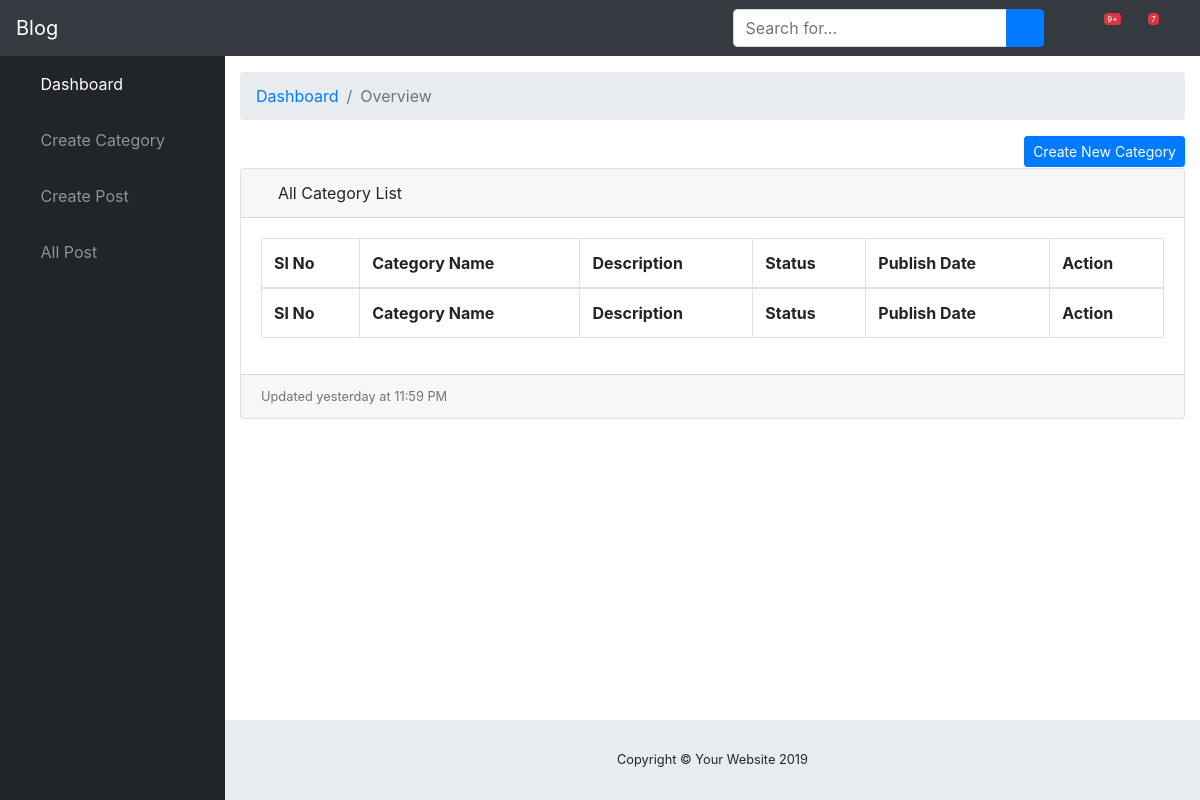
Page /dashboard/category (signed in) on the earlier database version.
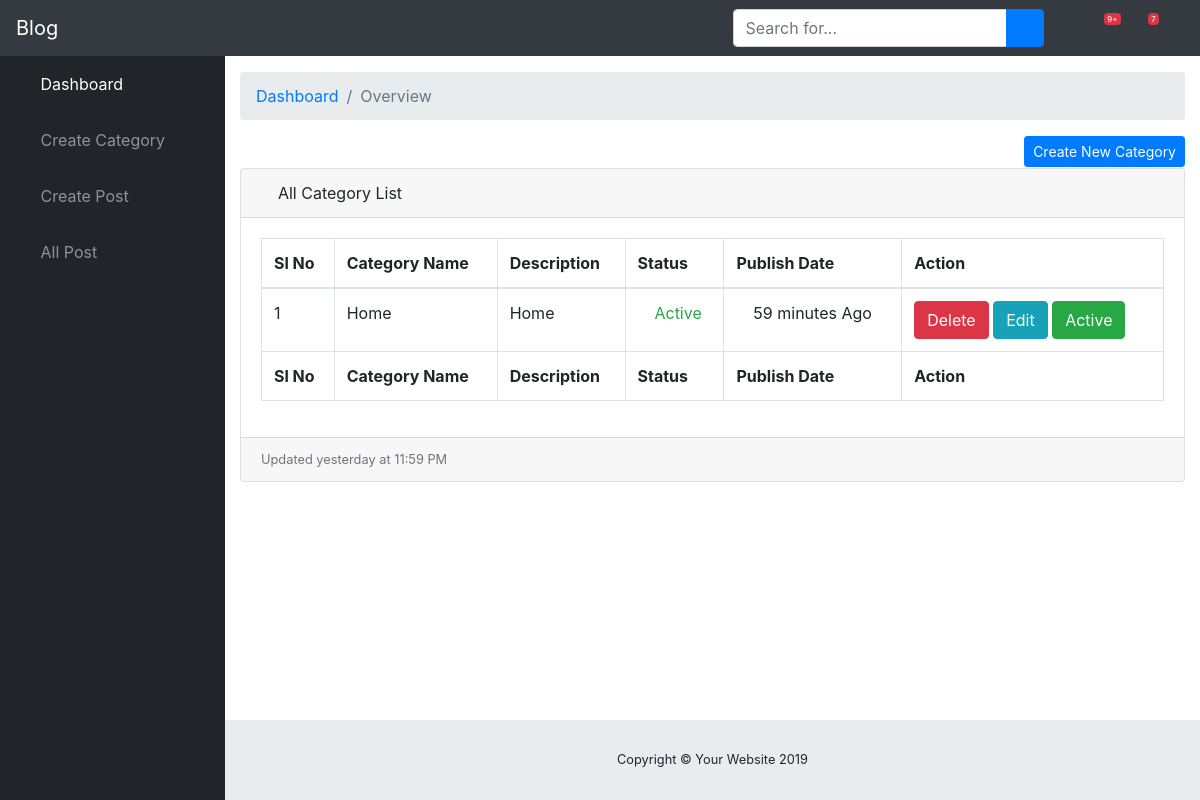
Same page on the later database version.
### dashboard/models.py (models this page shows, shortened)
class Category(models.Model):
    category_name = models.CharField(max_length=50, unique=True)
    category_description = models.TextField()
    category_status = models.CharField(max_length=20)
    created_at = models.DateTimeField(auto_now_add=True)
    updated_at = models.DateTimeField(auto_now=True)

### dashboard/views.py (the view)
# urls.py: path('category', views.category, name="category"),
@login_required
def category(request):
    if request.method == 'POST':
        category_name=request.POST.get('category_name',None)
        category_description=request.POST.get('category_description',None)
        category_status=request.POST.get('category_status',None)
        Category.objects.create(category_name=category_name,category_description=category_description,category_status=category_status)
        return HttpResponseRedirect(reverse('category'))
    else:
        category_data=Category.objects.all()
        context={
            'category_data':category_data
        }
        return render(request, 'dashboard/create_category.html',context)

### dashboard/templates/dashboard/create_category.html (shortened to what this page needs)
{% extends 'dashboard/base.html' %}
{% load humanize %}
{% block content %}
<ol class="breadcrumb">
          <li class="breadcrumb-item">
            <a href="#">Dashboard</a>
          </li>
          <li class="breadcrumb-item active">Overview</li>
        </ol>
<button type="button" class="btn btn-primary btn-sm float-right" data-toggle="modal" data-target="#exampleModal">
  Create New Category
</button>
<div class="card mb-3 mt-5">
          <div class="card-header">
            <i class="fas fa-table"></i>
            All Category List</div>
          <div class="card-body">
            <div class="table-responsive">
              <table class="table table-bordered" id="dataTable" width="100%" cellspacing="0">
                <thead>
                  <tr>
                    <th>Sl No</th>
                    <th>Category Name</th>
                    <th>Description</th>
                    <th>Status</th>
                    <th>Publish Date</th>
                    <th>Action</th>
                  </tr>
                </thead>
                <tfoot>
                  <tr>
                    <th>Sl No</th>
                    <th>Category Name</th>
                    <th>Description</th>
                    <th>Status</th>
                    <th>Publish Date</th>
                    <th>Action</th>
                  </tr>
                </tfoot>
                <tbody>
                {% for category_data_value in category_data %}
                  <tr>
                    <td>{{forloop.counter}}</td>
                    <td>{{category_data_value.category_name}}</td>
                    <td>{{category_data_value.category_description | slice:":25"}}</td>
                    <td>
                     {% if category_data_value.category_status == 'Active' %}
                        <span class="text-success"><i class="fa fa-check-circle"></i>&nbsp;{{ category_data_value.category_status }}</span>
                     {% else %}
                        <span  class="text-danger"><i class="fa fa-times-circle"></i>&nbsp;{{ category_data_value.category_status }}</span>
                     {% endif %}
                    </td>
                    <td> <i class="fa fa-clock"></i>&nbsp;{{ category_data_value.updated_at| timesince }} Ago </td>
                    <td>
                        <button class="btn btn-danger">Delete</button>
                        <button class="btn btn-info">Edit</button>
                        <button class="btn btn-success">Active</button>
                    </td>
                  </tr>
                  {% endfor %}
                </tbody>
              </table>
            </div>
          </div>
          <div class="card-footer small text-muted">Updated yesterday at 11:59 PM</div>
        </div>
      </div>
{% endblock content%}

Differences in the rows shown:
added Category: category_name "Home", category_description "Home", category_status "Active", updated_at "59 minutes"
